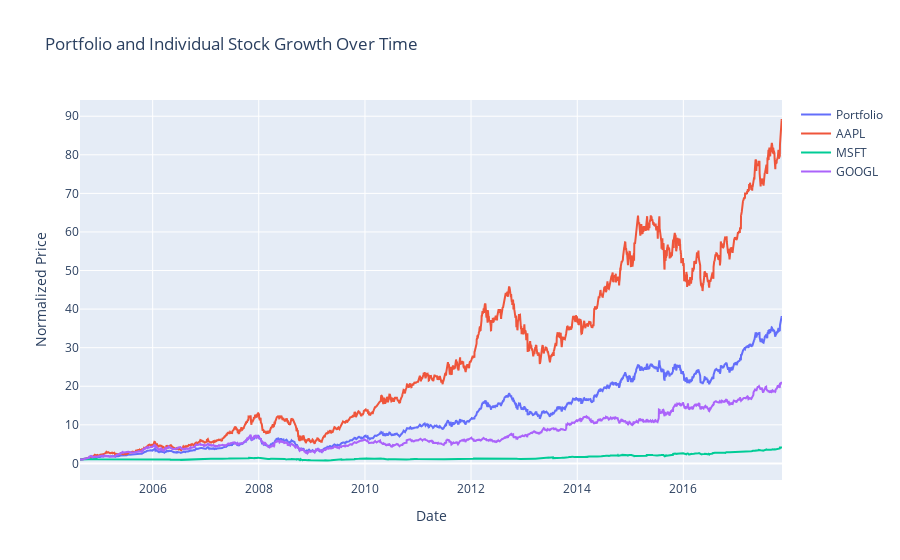

The notebook cell saved with this chart:
### Markdown cell above
## **Portfolio and Individual Stock Growth Analysis**
Analyzing the growth of a portfolio composed of three major stocks: AAPL, MSFT, and GOOGL over a common date range. First, to ensure consistency in the analysis, we set a common start date (2004-08-19) and then filter the stock data for AAPL, MSFT, and GOOGL to include only the dates after the common start date. This filtering ensures that all stock data is analyzed over the same period. Next, we combine the filtered data for each stock into a single DataFrame, which includes the closing prices for AAPL, MSFT, and GOOGL, with each column appropriately named. Then, we calculate the normalized returns for each stock by dividing the closing prices by the first closing price in the filtered data, allowing for a direct comparison of the growth rates of different stocks. After that, we calculate the portfolio value by averaging the normalized returns of the three stocks, representing the overall performance of the investments in AAPL, MSFT, and GOOGL. Finally, we use Plotly to create an interactive line plot that visualizes the growth of the portfolio and each individual stock over time. This plot displays the line representing the portfolio value and the lines representing the normalized returns of AAPL, MSFT, and GOOGL.

### Code cell
# Set the common date range
common_start_date = '2004-08-19'
# Filter the data to the common date range
data_aapl = data_aapl[data_aapl.index >= common_start_date]
data_msft = data_msft[data_msft.index >= common_start_date]
data_googl = data_googl[data_googl.index >= common_start_date]
# Combine the data
data = pd.concat([data_aapl['Close'], data_msft['Close'], data_googl['Close']], axis=1)
data.columns = ['AAPL', 'MSFT', 'GOOGL']
# Calculate the normalized returns for each stock
normalized_data = data / data.iloc[0]
# Calculate the portfolio value
portfolio_value = normalized_data.mean(axis=1)
# Create a line plot
fig = go.Figure()
fig.add_trace(go.Scatter(x=data.index, y=portfolio_value, mode='lines', name='Portfolio'))
fig.add_trace(go.Scatter(x=data.index, y=normalized_data['AAPL'], mode='lines', name='AAPL'))
fig.add_trace(go.Scatter(x=data.index, y=normalized_data['MSFT'], mode='lines', name='MSFT'))
fig.add_trace(go.Scatter(x=data.index, y=normalized_data['GOOGL'], mode='lines', name='GOOGL'))
fig.update_layout(title='Portfolio and Individual Stock Growth Over Time',
                  xaxis_title='Date',
                  yaxis_title='Normalized Price',
                  template='plotly')
fig.show()

### Figure 1 — Plotly figure (JSON) as saved in the notebook; plotly's stock layout.template omitted (floating-point values rounded to 4 significant figures; data arrays with more than 128 entries replaced by an {"elided": "..."} marker saying what was removed)
{"data": [{"mode": "lines", "name": "Portfolio", "type": "scatter", "x": {"elided": "3333 str values"}, "y": {"elided": "3333 float values"}}, {"mode": "lines", "name": "AAPL", "type": "scatter", "x": {"elided": "3333 str values"}, "y": {"elided": "3333 float values"}}, {"mode": "lines", "name": "MSFT", "type": "scatter", "x": {"elided": "3333 str values"}, "y": {"elided": "3333 float values"}}, {"mode": "lines", "name": "GOOGL", "type": "scatter", "x": {"elided": "3333 str values"}, "y": {"elided": "3333 float values"}}], "layout": {"title": {"text": "Portfolio and Individual Stock Growth Over Time"}, "xaxis": {"title": {"text": "Date"}}, "yaxis": {"title": {"text": "Normalized Price"}}}}
